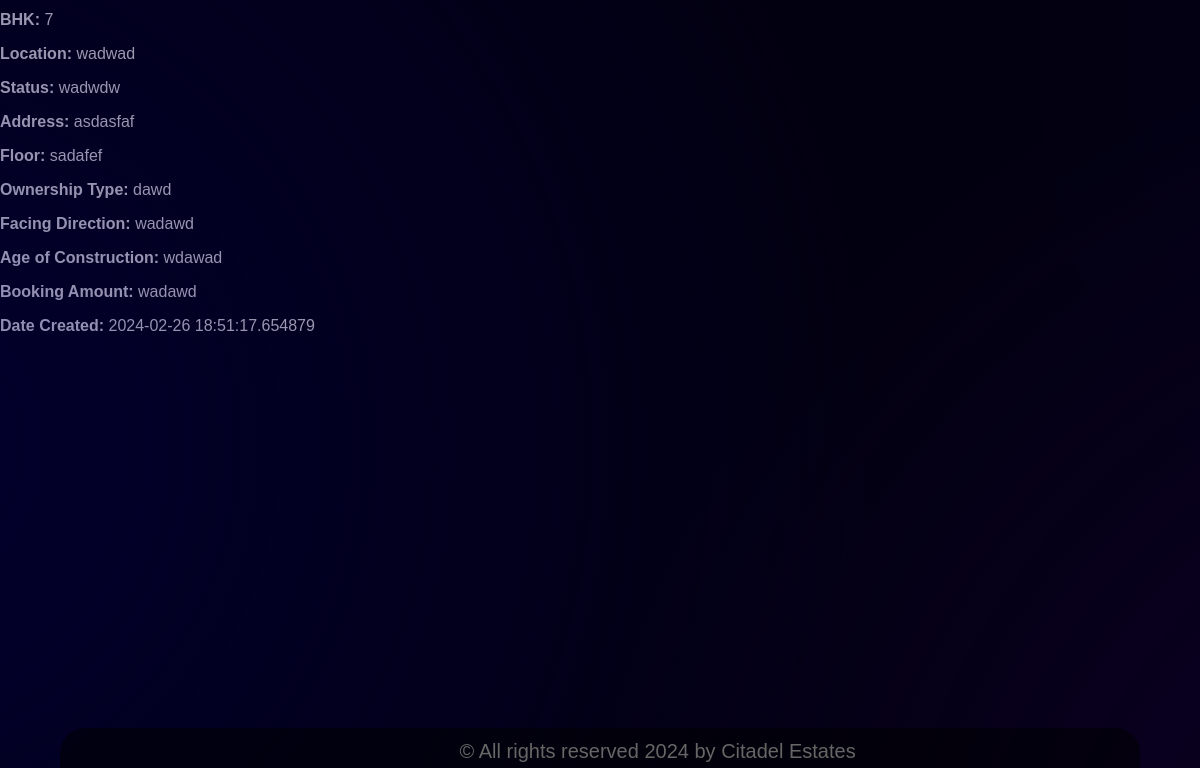
Page /property (lower part) on the earlier database version.
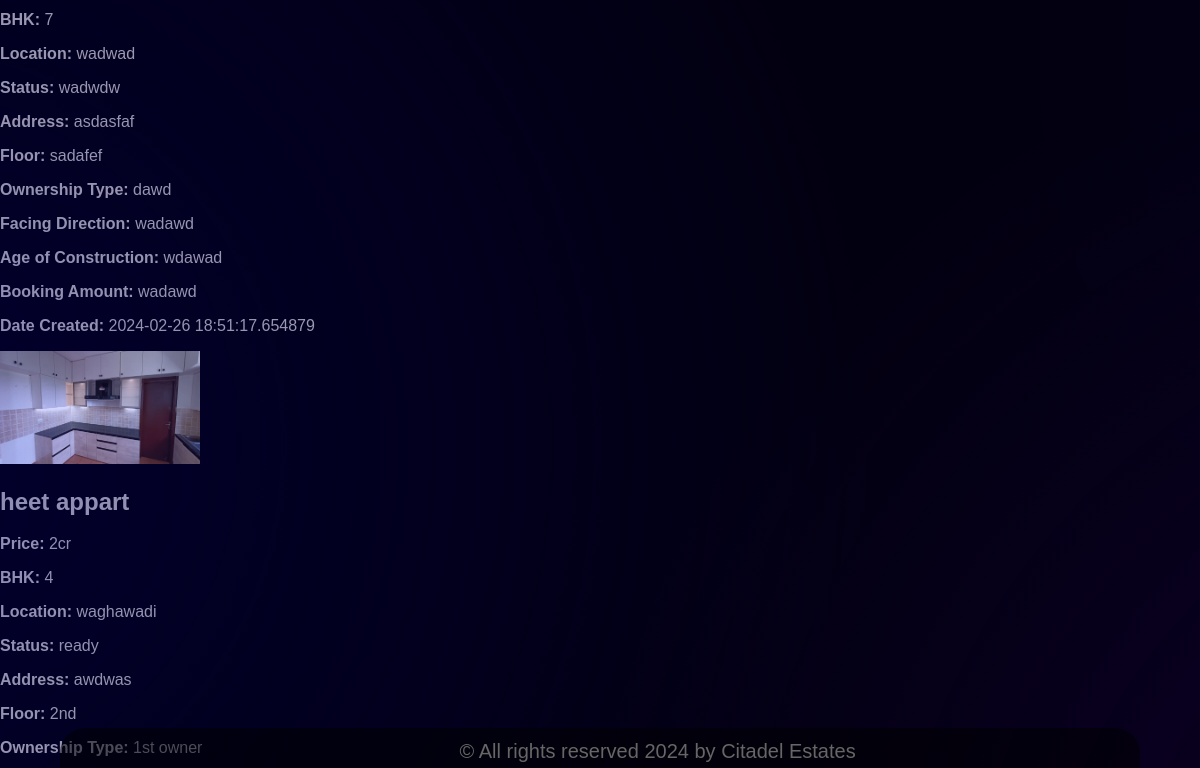
Same page on the later database version.
### main.py (models this page shows)
class Data(db.Model):
    id = db.Column(db.Integer, primary_key=True)
    user_id = db.Column(db.Integer, db.ForeignKey('user.id'), nullable=False)
    name = db.Column(db.String(30), nullable=False)
    price = db.Column(db.String(20), nullable=False)
    image = db.Column(db.String(100), nullable=True)
    bhk = db.Column(db.String(6), nullable=True)
    location = db.Column(db.String(100), nullable=True)
    status = db.Column(db.String(50), nullable=True)
    address = db.Column(db.String(600), nullable=True)
    floor = db.Column(db.String(10), nullable=True)
    ownership_type = db.Column(db.String(20), nullable=True)
    facing_direction = db.Column(db.String(10), nullable=True)
    age_of_construction = db.Column(db.String(10), nullable=True)
    booking_amount = db.Column(db.String(20), nullable=True)
    date_created = db.Column(db.DateTime, default=datetime.utcnow)

### main.py (the view)
@app.route('/property', methods=['GET', 'POST'])
def property():
    property_data = Data.query.all()
    return render_template('property.html', property_list=property_data)

### templates/property.html (shortened to what this page needs)
<!DOCTYPE html>
<html>
  <head>
    <link rel="stylesheet" href="{{ url_for('static', filename='home-logged-in.css') }}">
    <link rel="stylesheet" href="https://cdnjs.cloudflare.com/ajax/libs/font-awesome/4.7.0/css/font-awesome.min.css">
  </head>
  <body id="grad">
    <div class="gradient-bg">
      <div class="gradients-container">
        <div class="g1"></div>
        <div class="g2"></div>
        <div class="g4"></div>
        <div class="g6"></div>
{% for property_data in property_list %}
<div class="property">
    <div class="property-image">
        {% if property_data.image %}
            <img src="{{ url_for('static', filename='uploads/' + property_data.image) }}" alt="{{ property_data.name }}" style="max-width: 200px;">
        {% else %}
            <img src="{{ url_for('static', filename='placeholder.jpg') }}" alt="Placeholder Image" style="max-width: 200px;">
        {% endif %}
    </div>
    <div class="property-details">
        <h2>{{ property_data.name }}</h2>
        <p><strong>Price:</strong> {{ property_data.price }}</p>
        <p><strong>BHK:</strong> {{ property_data.bhk }}</p>
        <p><strong>Location:</strong> {{ property_data.location }}</p>
        <p><strong>Status:</strong> {{ property_data.status }}</p>
        <p><strong>Address:</strong> {{ property_data.address }}</p>
        <p><strong>Floor:</strong> {{ property_data.floor }}</p>
        <p><strong>Ownership Type:</strong> {{ property_data.ownership_type }}</p>
        <p><strong>Facing Direction:</strong> {{ property_data.facing_direction }}</p>
        <p><strong>Age of Construction:</strong> {{ property_data.age_of_construction }}</p>
        <p><strong>Booking Amount:</strong> {{ property_data.booking_amount }}</p>
        <p><strong>Date Created:</strong> {{ property_data.date_created }}</p>
    </div>
</div>
{% endfor %}
<div class="footer">
    <p class="copyright-text">
      &copy; All rights reserved 2024 by Citadel Estates
    </p>
  </div>
      </div>
    </div>
  </body>
</html>

### static/home-logged-in.css (style rules this page uses)
html, body { font-family: 'Dongle',sans-serif; margin: 0; padding: 0; }
:root { --color-bg1: rgb(108, 8, 162); --color-bg2: rgb(0, 17, 82); --color1: 2, 2, 207; --color2: 185, 0, 255; --color3: 195, 8, 255; --color4: black; --color5: 180, 180, 50; --color-interactive: 140, 100, 255; --circle-size: 120%; --circle-size2: 100%; --blending: hard-light; --blending2: soft-light; }
.gradient-bg { width: 100%; height: 2300px; position: absolute; overflow: hidden; background-color: rgb(2, 0, 16); top: 0; left: 0; }
.gradients-container { width: 100%; height:100%; }
.g1 { position: absolute; background: radial-gradient(circle at left, rgba(var(--color1), 0.2) 0, rgba(var(--color1), 0) 50%) no-repeat; mix-blend-mode: var(--blending); width: var(--circle-size); height: var(--circle-size); top: calc(50% - var(--circle-size) / 5); left: calc(50% - var(--circle-size) / 2); }
.g2 { position: absolute; background: radial-gradient(circle at center, rgba(var(--color3), 0.2) 0, rgba(var(--color3), 0) 50%) no-repeat; mix-blend-mode: var(--blending2); width: var(--circle-size2); height: var(--circle-size2); top: calc(50% - var(--circle-size2) / 2.5 + 200px); left: calc(50% - var(--circle-size2) / -5 + 200px); }
.g4 { position: absolute; background: radial-gradient(circle at right, rgba(var(--color2), 0.1) 0, rgba(var(--color2), 0) 50%) no-repeat; mix-blend-mode: var(--blending); width: var(--circle-size); height: var(--circle-size); top: calc(50% - var(--circle-size) / 100); left: calc(50% - var(--circle-size) / 3); }
.g6 { position: absolute; background: radial-gradient(circle at right, rgba(var(--color1), 0.1) 0, rgba(var(--color1), 0) 50%) no-repeat; mix-blend-mode: var(--blending); width: var(--circle-size); height: var(--circle-size); top: calc(50% - var(--circle-size) / 1.2); left: calc(50% - var(--circle-size) / 2.6); }
p { font-family: 'Lora', sans-serif; color: rgb(173, 170, 170); }
h2,h3,h4,h5,h6 { font-family: 'Lora', sans-serif; color: rgb(173, 170, 170); }
body { background: #f2f2f2; font-family: 'lora', sans-serif; }
.footer { height: 60px; width: 90%; position: absolute; top: 2260px; left:50%; transform: translateX(-50%); background-color: rgba(0, 0, 0, 0.5); border-radius: 25px 25px 0px 0px; }
.copyright-text { font-size: 20px; color: #666; position: absolute; top: -8px; left:37%; transform: translateX("-37%"); }

Differences in the rows shown:
added Data: image (picture), name "heet appart", price "2cr", bhk "4", location "waghawadi", status "ready", address "awdwas", floor "2nd", ownership_type "1st owner"
